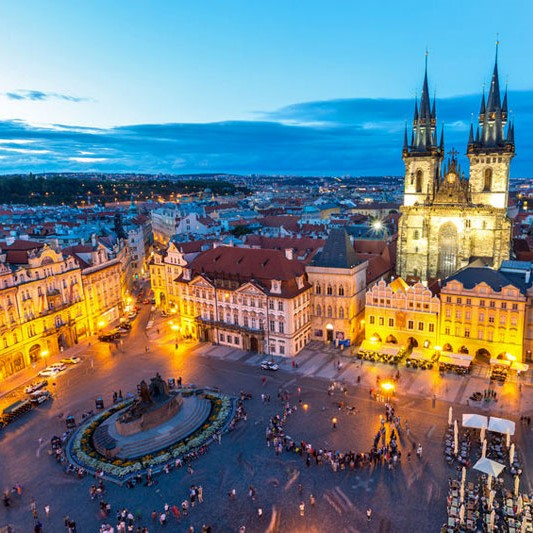
#> input picture goruntuisleme/prag.jpg, 533 x 533 px
$ python main.py
#> lines starting #> are read from the running program, lines starting #| are printed output that depends on the picture
import numpy as np
import cv2
from matplotlib import pyplot as plt
from numpy import zeros

foto = cv2.imread("prag.jpg")
#> foto is the input picture: shape (533, 533, 3); mean B, G, R 132.3, 125.9, 109.5
cv2.imshow("...",foto)
cv2.waitKey()

B=foto[:,:,0]
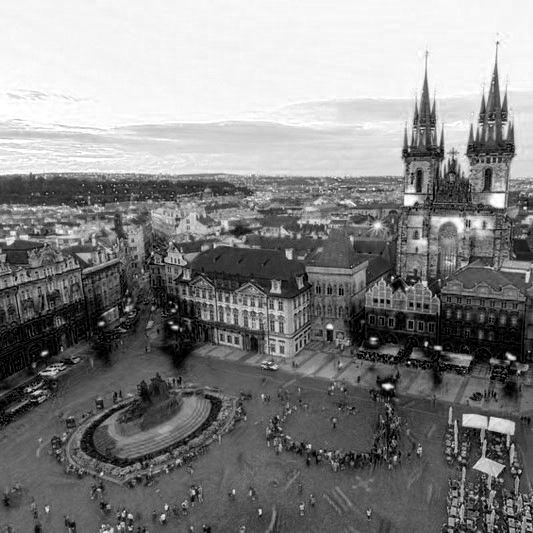
#> B: shape (533, 533); min 0, max 255, mean 132.3
G=foto[:,:,1]
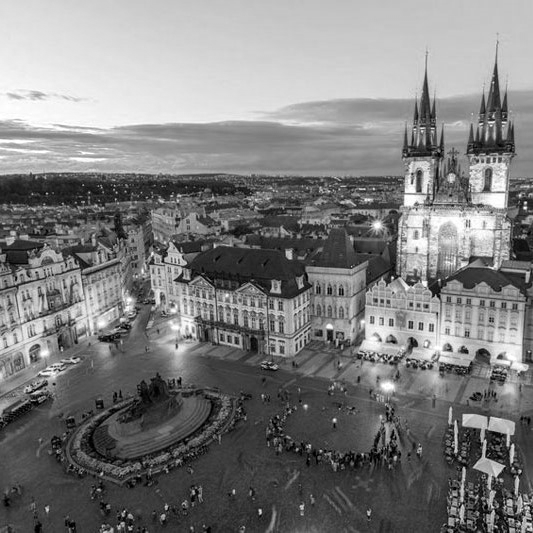
#> G: shape (533, 533); min 0, max 255, mean 125.9
R=foto[:,:,2]
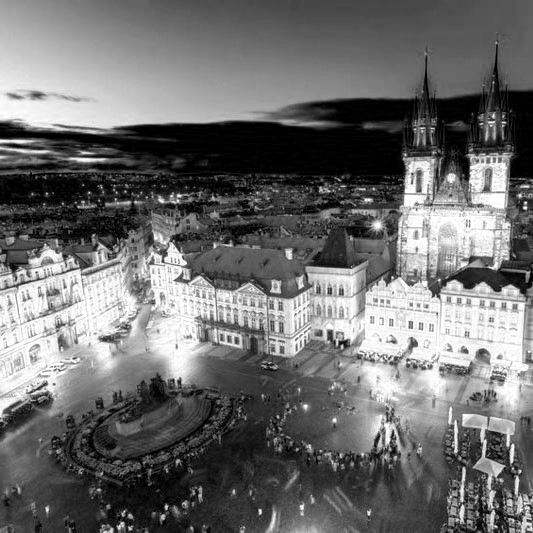
#> R: shape (533, 533); min 0, max 255, mean 109.5

imgGray = 0.2989 * R + 0.5870 * G + 0.1140 * B
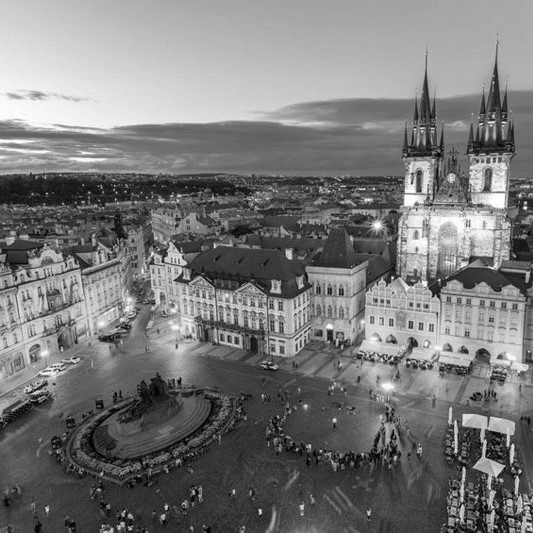
#> imgGray: shape (533, 533) float64; min 0.299, max 255, mean 121.7
plt.imshow(imgGray, cmap='gray')
plt.show()

imgGray =cv2.imread("prag.jpg",0)
#> imgGray: shape (533, 533); min 0, max 255, mean 121.7
plt.hist(imgGray)
plt.show()
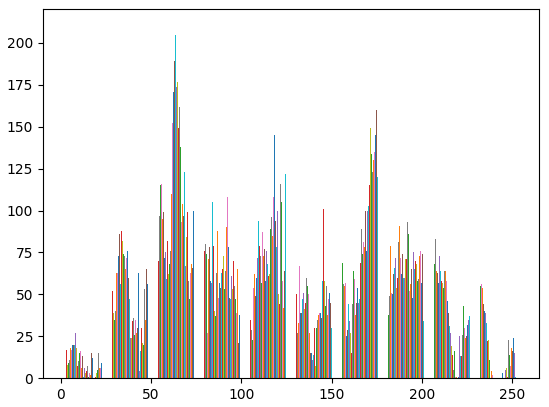
#> figure drawn by matplotlib, 1 panel; tallest bar 87 high, from x = 53.55 to 53.59; tallest bar 89 high, from x = 53.59 to 53.63; tallest bar 85 high, from x = 53.63 to 53.66

i,u=0,0
Hist = zeros(256)
[w,h] = imgGray.shape
#> w = 533; h = 533
for v in range (0, u<h):
    for u in range (0, u<w):
        i= imgGray[u,v]
        Hist[i]=Hist[i]+1
#> after the loop, Hist = 256 values, max 1 at index 203, min 0 at index 0, mean 0.00391
plt.hist(Hist)
plt.show()
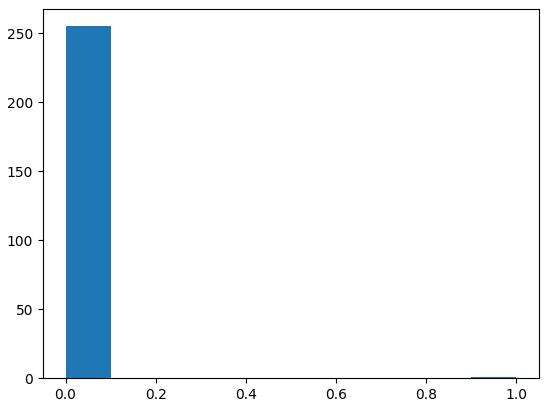
#> figure drawn by matplotlib, 1 panel; tallest bar 255 high, from x = -6.94e-18 to 0.1
